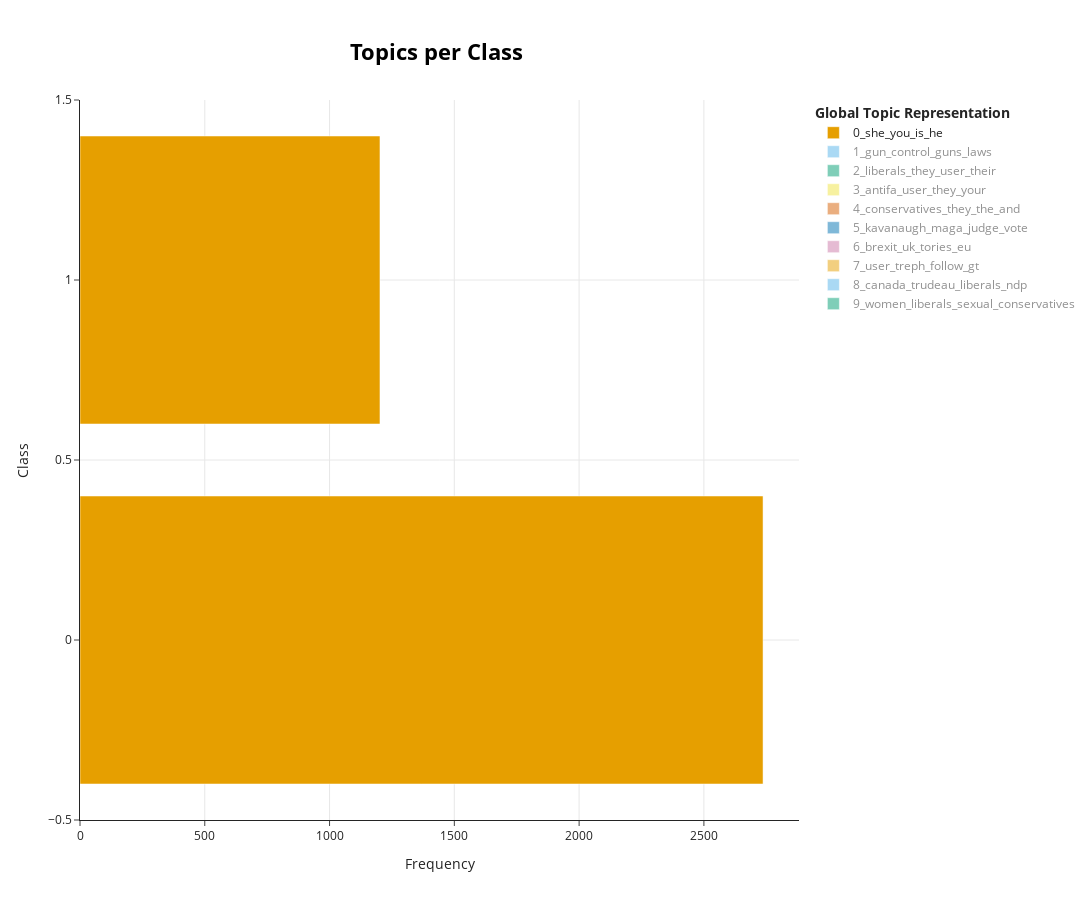

Notebook code cell kept with this figure:
### Markdown cell above
2. (3 points) Use [BERTopic](https://github.com/MaartenGr/BERTopic) to extract the topics within the data, and the main topics within each class. Please, think about [fixing the random seed](https://stackoverflow.com/questions/71320201/how-to-fix-random-seed-for-bertopic).
    * A [good model](https://github.com/MaartenGr/BERTopic#embedding-models) for sentence similarity is `all-MiniLM-L6-v2`, as it is [fast, light, and pretty accurate](https://www.sbert.net/docs/pretrained_models.html). You can use another one, but make sure to document your choice.
    * [This](https://maartengr.github.io/BERTopic/api/plotting/topics_per_class.html) might help.

### Code cell
from bertopic import BERTopic

# Our BERTopic model contains a pre-trained embedding model and a UMAP model for dimensionality reduction which is reproducible
model = BERTopic(embedding_model="all-MiniLM-L6-v2", umap_model=UMAP(random_state=42), verbose=True)

topics, _ = model.fit_transform(train_dataset["text"])

# Extract the main topics within each label
topics_per_class = model.topics_per_class(train_dataset["text"], train_dataset["label"])

# Visualize topics per class
model.visualize_topics_per_class(topics_per_class)

### Figure 1 — Plotly figure (JSON) as saved in the notebook; plotly's stock layout.template omitted (floating-point values rounded to 4 significant figures)
{"data": [{"hoverinfo": "text", "hovertext": ["<b>Topic 0</b><br>Words: she, you, is, he, are", "<b>Topic 0</b><br>Words: she, shit, is, you, he"], "marker": {"color": "#E69F00"}, "name": "0_she_you_is_he", "orientation": "h", "type": "bar", "visible": true, "x": [2737, 1202], "y": [0, 1]}, {"hoverinfo": "text", "hovertext": ["<b>Topic 1</b><br>Words: gun, control, guns, laws, the", "<b>Topic 1</b><br>Words: gun, control, guns, laws, the"], "marker": {"color": "#56B4E9"}, "name": "1_gun_control_guns_laws", "orientation": "h", "type": "bar", "visible": "legendonly", "x": [645, 346], "y": [0, 1]}, {"hoverinfo": "text", "hovertext": ["<b>Topic 2</b><br>Words: liberals, they, user, the, their", "<b>Topic 2</b><br>Words: liberals, they, their, are, the"], "marker": {"color": "#009E73"}, "name": "2_liberals_they_user_their", "orientation": "h", "type": "bar", "visible": "legendonly", "x": [246, 136], "y": [0, 1]}, {"hoverinfo": "text", "hovertext": ["<b>Topic 3</b><br>Words: antifa, user, they, your, to", "<b>Topic 3</b><br>Words: antifa, them, your, to, you"], "marker": {"color": "#F0E442"}, "name": "3_antifa_user_they_your", "orientation": "h", "type": "bar", "visible": "legendonly", "x": [262, 55], "y": [0, 1]}, {"hoverinfo": "text", "hovertext": ["<b>Topic 4</b><br>Words: conservatives, they, the, conservative, and", "<b>Topic 4</b><br>Words: conservatives, they, it, and, the"], "marker": {"color": "#D55E00"}, "name": "4_conservatives_they_the_and", "orientation": "h", "type": "bar", "visible": "legendonly", "x": [195, 67], "y": [0, 1]}, {"hoverinfo": "text", "hovertext": ["<b>Topic 5</b><br>Words: kavanaugh, maga, judge, accuser, ford", "<b>Topic 5</b><br>Words: kavanaugh, maga, vote, this, will"], "marker": {"color": "#0072B2"}, "name": "5_kavanaugh_maga_judge_vote", "orientation": "h", "type": "bar", "visible": "legendonly", "x": [127, 68], "y": [0, 1]}, {"hoverinfo": "text", "hovertext": ["<b>Topic 6</b><br>Words: brexit, uk, eu, labour, tories", "<b>Topic 6</b><br>Words: tories, brexit, uk, eu, tory"], "marker": {"color": "#CC79A7"}, "name": "6_brexit_uk_tories_eu", "orientation": "h", "type": "bar", "visible": "legendonly", "x": [126, 35], "y": [0, 1]}, {"hoverinfo": "text", "hovertext": ["<b>Topic 7</b><br>Words: user, treph, follow, gt, lt", "<b>Topic 7</b><br>Words: user, jaws, blow, you, dont"], "marker": {"color": "#E69F00"}, "name": "7_user_treph_follow_gt", "orientation": "h", "type": "bar", "visible": "legendonly", "x": [136, 17], "y": [0, 1]}, {"hoverinfo": "text", "hovertext": ["<b>Topic 8</b><br>Words: canada, trudeau, ndp, liberals, ontario", "<b>Topic 8</b><br>Words: trudeau, canada, canadians, liberals, conservatives"], "marker": {"color": "#56B4E9"}, "name": "8_canada_trudeau_liberals_ndp", "orientation": "h", "type": "bar", "visible": "legendonly", "x": [87, 26], "y": [0, 1]}, {"hoverinfo": "text", "hovertext": ["<b>Topic 9</b><br>Words: women, liberals, conservatives, rape, sexual", "<b>Topic 9</b><br>Words: women, sexual, men, liberals, conservatives"], "marker": {"color": "#009E73"}, "name": "9_women_liberals_sexual_conservatives", "orientation": "h", "type": "bar", "visible": "legendonly", "x": [53, 58], "y": [0, 1]}], "layout": {"height": 900, "hoverlabel": {"bgcolor": "white", "font": {"family": "Rockwell", "size": 16}}, "legend": {"title": {"text": "<b>Global Topic Representation"}}, "title": {"font": {"color": "Black", "size": 22}, "text": "<b>Topics per Class</b>", "x": 0.4, "xanchor": "center", "y": 0.95, "yanchor": "top"}, "width": 1250, "xaxis": {"showgrid": true, "title": {"text": "Frequency"}}, "yaxis": {"showgrid": true, "title": {"text": "Class"}}}}
